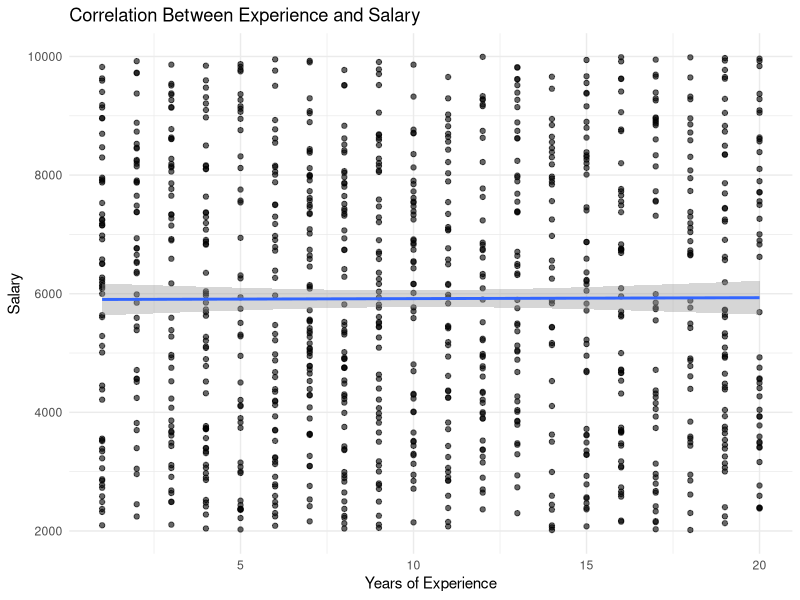

The R source for this figure:
library(readr)
library(dplyr)
library(ggplot2)

salary_data <- read_csv(
  "outputs/employee_salary_cleaned.csv",
  show_col_types = FALSE
)

cat("CORRELATION ANALYSIS\n")
cat("====================\n")

correlation_value <- cor(
  salary_data$Experience,
  salary_data$Salary,
  use = "complete.obs"
)

cat("\nCorrelation between Experience and Salary:\n")
print(round(correlation_value, 3))

correlation_summary <- data.frame(
  Variable_1 = "Experience",
  Variable_2 = "Salary",
  Correlation = round(correlation_value, 3)
)

write_csv(
  correlation_summary,
  "outputs/correlation_summary.csv"
)

dir.create("outputs/plots", recursive = TRUE, showWarnings = FALSE)

correlation_plot <- ggplot(
  salary_data,
  aes(x = Experience, y = Salary)
) +
  geom_point(alpha = 0.6) +
  geom_smooth(method = "lm", se = TRUE) +
  labs(
    title = "Correlation Between Experience and Salary",
    x = "Years of Experience",
    y = "Salary"
  ) +
  theme_minimal()

ggsave(
  "outputs/plots/experience_salary_correlation.png",
  correlation_plot,
  width = 8,
  height = 5
)

cat("\nCorrelation results saved successfully!\n")
cat("Check outputs/correlation_summary.csv\n")
cat("Check outputs/plots/experience_salary_correlation.png\n")
